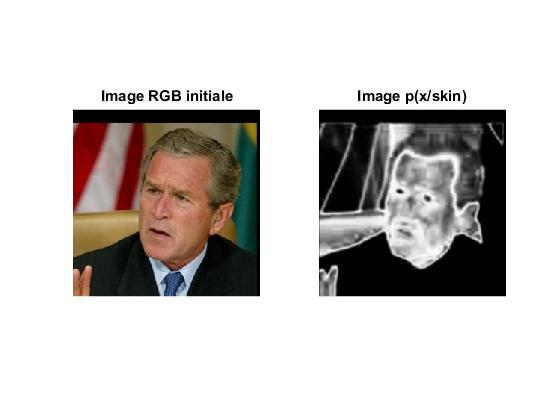
%> input picture RdF_Exo2_Partie1/untitled.jpg, 560 x 420 px
$ octave --eval "result = get_cbcr(imread('untitled.jpg'));"   (GNU Octave 9; MATLAB toolbox functions it lacks are replaced by stand-ins)
%> lines starting %> are read from the running program, lines starting %| are printed output that depends on the picture
%Objectif de la fonction : extraire les composantes chromatiques d'une
%image d'entr閑
function [cb, cr] = get_cbcr(im)
% appel de la fonction de conversion de Matlab  RGB to YCbCr
imycc = rgb2ycbcr(im);
%> imycc: size 420x560x3 uint8; mean of channels 1, 2, 3 188.3, 126.5, 129.7
% filtrage passe bas de chaque plan couleur
% d閒inition du filtre
lpf = 1/9 * ones(3);
% extraction des 2 composantes chromatiques
cb = imycc(:,:,2);
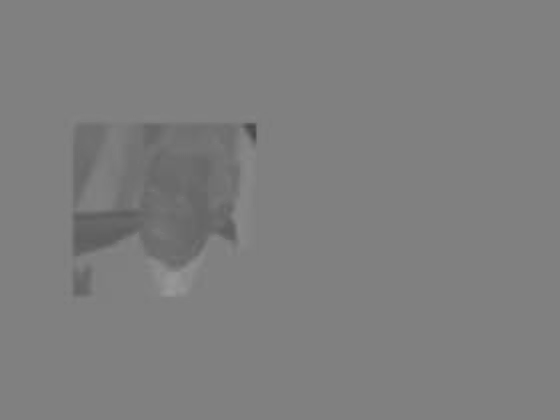
%> cb: size 420x560 uint8; min 70, max 153, mean 126.5
cr = imycc(:,:,3);
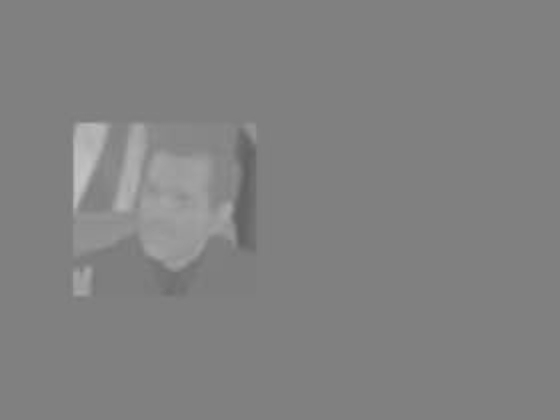
%> cr: size 420x560 uint8; min 97, max 195, mean 129.7
% filtrage
cb = filter2(lpf, cb);
%> cb: size 420x560 double
cr = filter2(lpf, cr);
%> cr: size 420x560 double

end

$ run again, on RdF_Exo2_Partie1/visages.png
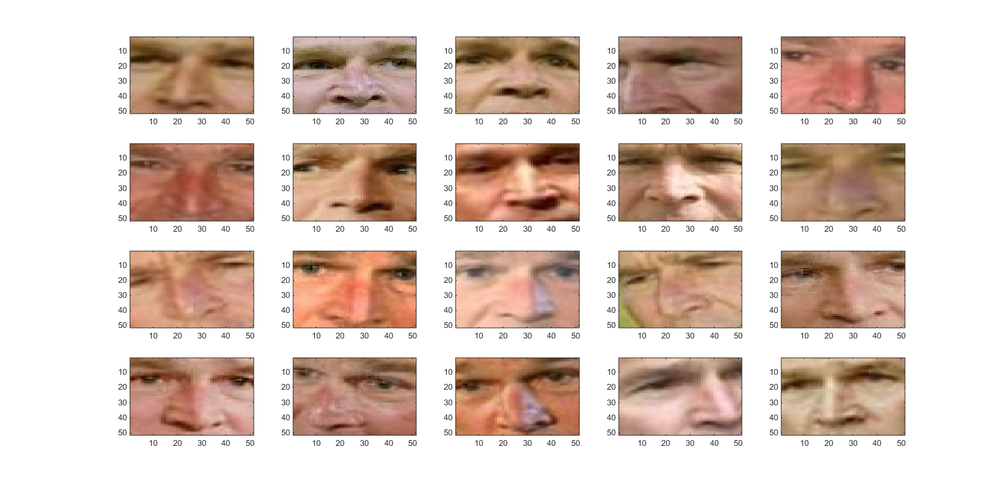
%> input picture RdF_Exo2_Partie1/visages.png, 1000 x 489 px, shrunk from 1600 x 783 before the run
%> imycc: size 489x1000x3 uint8; mean of channels 1, 2, 3 193.7, 121, 136.7
%> in get_cbcr, `cb = imycc(:,:,2);`:
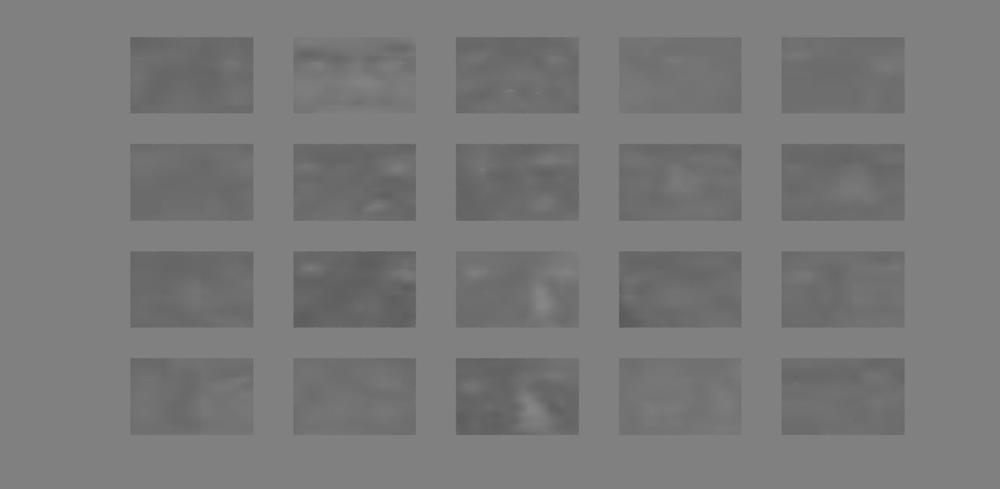
%> cb: size 489x1000 uint8; min 89, max 134, mean 121
%> in get_cbcr, `cr = imycc(:,:,3);`:
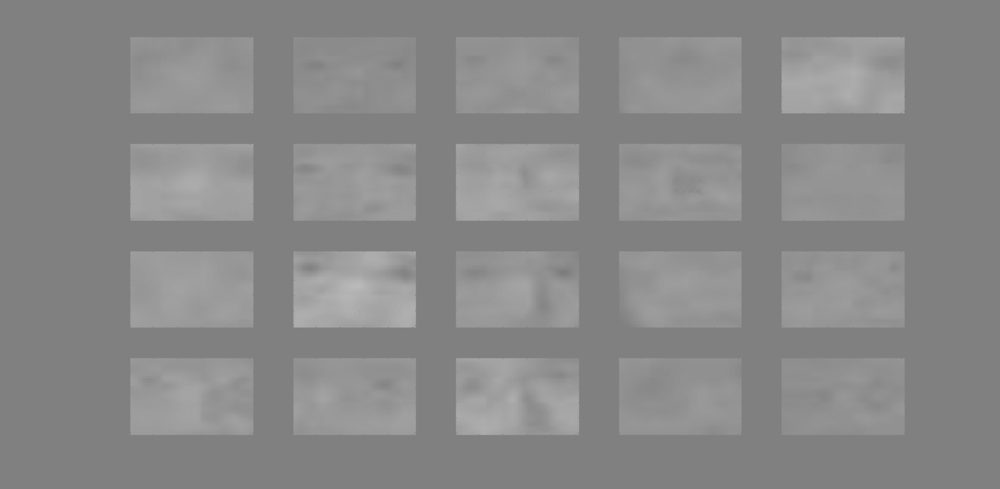
%> cr: size 489x1000 uint8; min 123, max 187, mean 136.7
